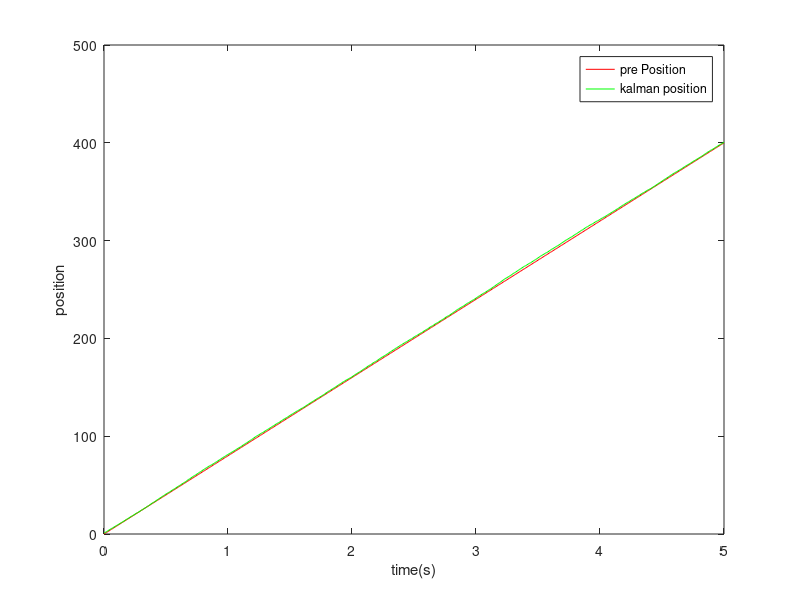
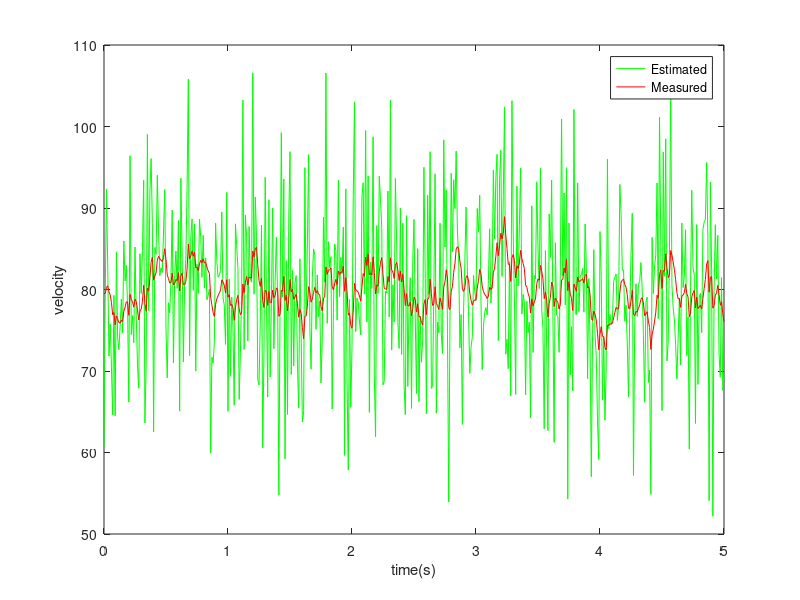

The MATLAB source for these figures, in order:
clc, clear all

%%
Pos_pred = 0;           
Vel_pred = 80;          

dt = 0.01;
sim_time    = [0:0.01:5];

v_noise = 10 * randn(size(sim_time));     

Pos_pred = Pos_pred + Vel_pred * sim_time;
Vel_pred = Vel_pred + v_noise;

vel_measure = Vel_pred;

A = [1 dt; 0 1];
H = [0 1];
Q = [1 0; 0 10];
R = 500;
x = [0;80];
P = 3 * eye(2);

for(i=1:length(sim_time))
    x_hat = A*x;
    P_hat = A*P*A' +Q;

    K = P_hat*H'*inv(H*P_hat*H'+R);
    x = x_hat+K*(Vel_pred(i) - H*x_hat);
    P = P_hat - K*H*P_hat;

    Pos(i) = x(1);
    Vel(i) = x(2);
    P_gain(i) = P(1);
    K_gain(i) = K(1);
end

figure
    plot(sim_time, Pos_pred ,'r', sim_time,Pos, 'g');
    legend('pre Position', 'kalman position')
    xlabel('time(s)')
    ylabel('position')

figure
    plot(sim_time, vel_measure,'g',sim_time, Vel,'r')
    legend('Estimated','Measured')
    xlabel('time(s)')
    ylabel('velocity')